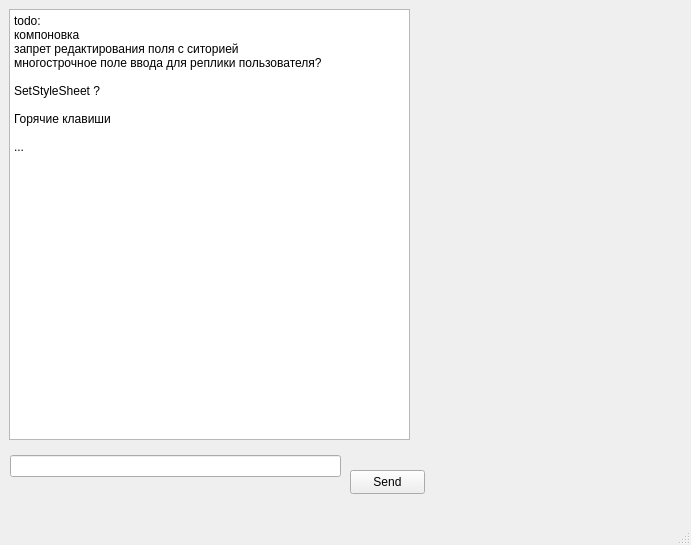
<?xml version="1.0" encoding="UTF-8"?>
<ui version="4.0">
 <class>MainWindow</class>
 <widget class="QMainWindow" name="MainWindow">
  <property name="geometry">
   <rect>
    <x>0</x>
    <y>0</y>
    <width>691</width>
    <height>545</height>
   </rect>
  </property>
  <property name="windowTitle">
   <string>MainWindow</string>
  </property>
  <widget class="QWidget" name="centralwidget">
   <widget class="QPlainTextEdit" name="plainTextEdit_history">
    <property name="geometry">
     <rect>
      <x>9</x>
      <y>9</y>
      <width>401</width>
      <height>431</height>
     </rect>
    </property>
    <property name="plainText">
     <string>todo:
компоновка
запрет редактирования поля с ситорией
многострочное поле ввода для реплики пользователя?

SetStyleSheet ?

Горячие клавиши

...</string>
    </property>
   </widget>
   <widget class="QPushButton" name="pushButton_send">
    <property name="geometry">
     <rect>
      <x>350</x>
      <y>470</y>
      <width>75</width>
      <height>24</height>
     </rect>
    </property>
    <property name="maximumSize">
     <size>
      <width>75</width>
      <height>61</height>
     </size>
    </property>
    <property name="text">
     <string>Send</string>
    </property>
   </widget>
   <widget class="QLineEdit" name="lineEdit_user">
    <property name="geometry">
     <rect>
      <x>10</x>
      <y>455</y>
      <width>331</width>
      <height>22</height>
     </rect>
    </property>
    <property name="minimumSize">
     <size>
      <width>331</width>
      <height>0</height>
     </size>
    </property>
   </widget>
  </widget>
  <widget class="QMenuBar" name="menubar">
   <property name="geometry">
    <rect>
     <x>0</x>
     <y>0</y>
     <width>691</width>
     <height>22</height>
    </rect>
   </property>
  </widget>
  <widget class="QStatusBar" name="statusbar"/>
 </widget>
 <resources/>
 <connections/>
</ui>
